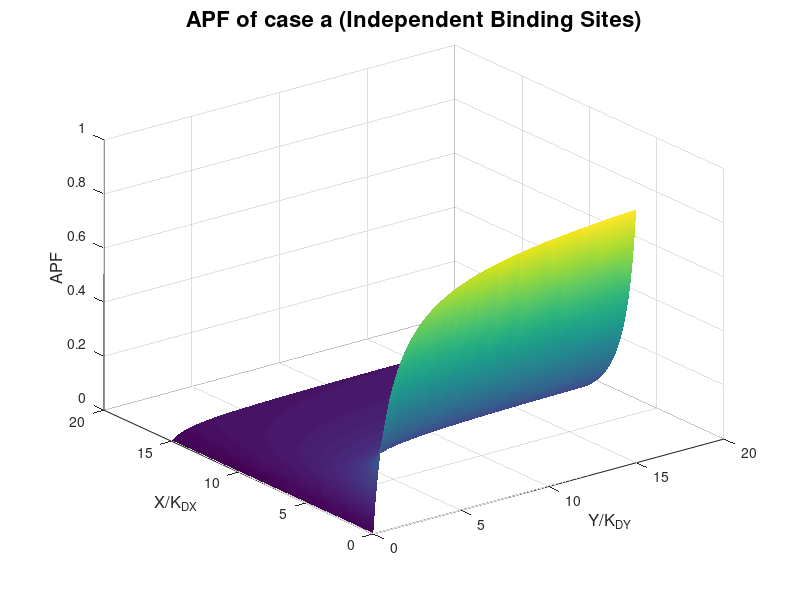
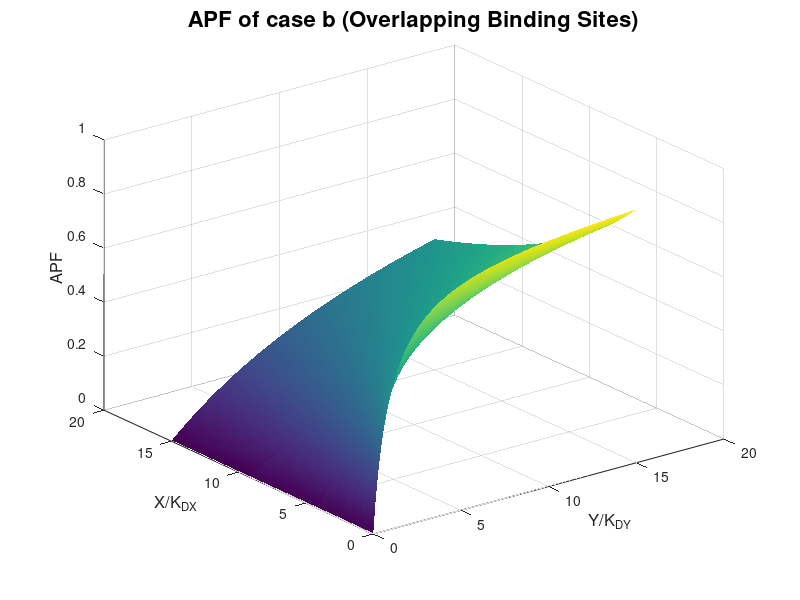

Write the MATLAB code that produced these figures, in order.
% Define ranges for Y' and X' (normalized Y and X)
Y_prime = linspace(0, 15, 100);
X_prime = linspace(0, 15, 100);
[Y, X] = meshgrid(Y_prime, X_prime);

% Independent binding sites
P_active_independent = Y ./ ((1 + X) .* (1+ Y));

% Overlapping binding sites
P_active_overlapping = Y ./ (1 + X + Y);

% Plotting for independent binding sites
figure;
surf(Y, X, P_active_independent);
title('APF of case a (Independent Binding Sites)', 'FontSize', 16);
xlabel('Y/K_{DY}', 'FontSize', 12);
ylabel('X/K_{DX}', 'FontSize', 12);
zlabel('APF', 'FontSize', 12);
shading interp;
grid on;
saveas(gcf, 'Q1a.png');

% Plotting for overlapping binding sites
figure;
surf(Y, X, P_active_overlapping);
title('APF of case b (Overlapping Binding Sites)', 'FontSize', 16);
xlabel('Y/K_{DY}', 'FontSize', 12);
ylabel('X/K_{DX}', 'FontSize', 12);
zlabel('APF', 'FontSize', 12);
shading interp;
grid on;
saveas(gcf, 'Q1b.png');
